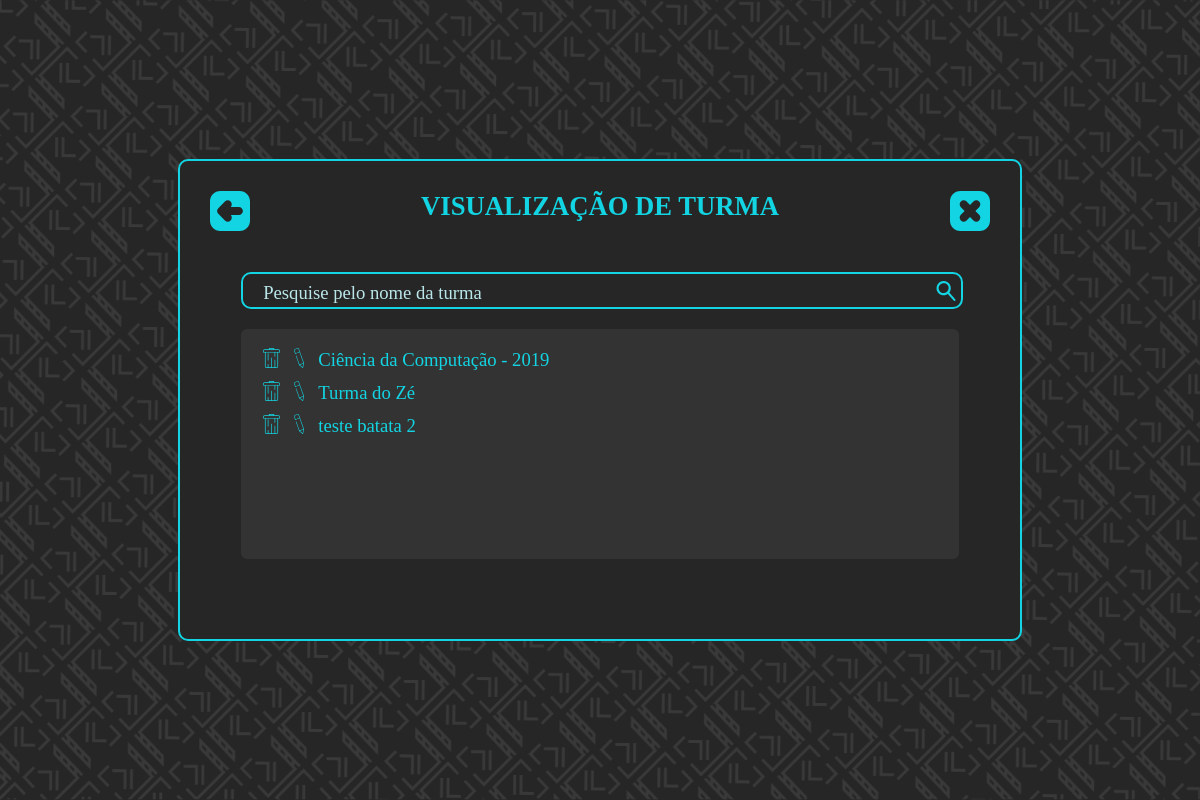
Page /src/pages/class/show_class (signed in) on the earlier database version.
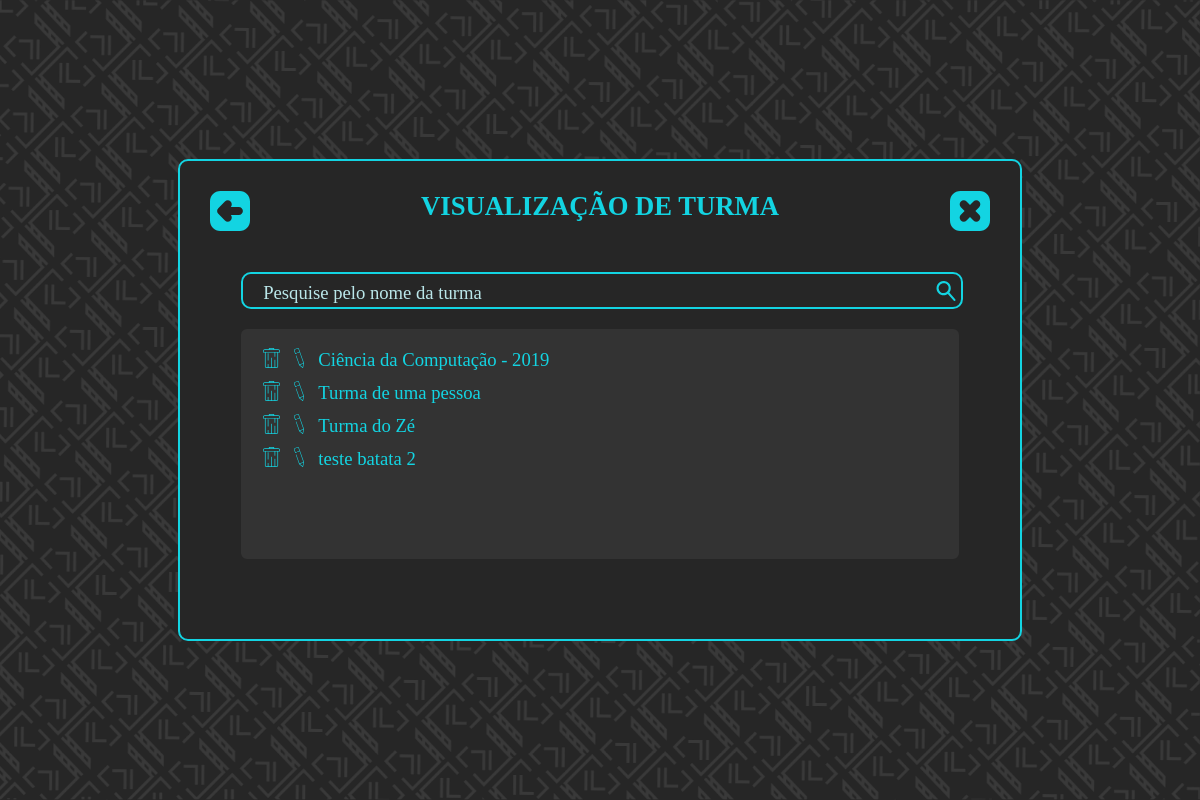
Same page on the later database version.
### tables this page shows
CREATE TABLE turma (
    id_turma   INTEGER      PRIMARY KEY AUTOINCREMENT
                            NOT NULL,
    nome_turma VARCHAR (60) NOT NULL,
    nome_curso VARCHAR (60),
    id_usuario INTEGER      REFERENCES usuario (id_usuario) 
);

### src/pages/class/show_class/index.php (the view, shortened to what this page needs)
<!DOCTYPE html>
<html lang="pt-br">
  <head>
    <link rel="stylesheet" type="text/css" href="../../../styles/styles.css">
  </head>
  <body>
    <?php
      function getClass($id_user){
      	try{
      		$pdo = new PDO('sqlite:'.$_SESSION['absolute_path_base'].'src/database/database.db');
      		$statement = $pdo->query("SELECT * FROM turma WHERE id_usuario='".$id_user."' ORDER BY nome_turma");
      		$rows = $statement->fetchAll(PDO::FETCH_ASSOC);
      	}catch(PDOException $e){
      		$rows = 0;
      		echo "<pre>";
      		echo $e;
      		echo "</pre>";
      	}
      	return $rows;
      }
      $rows = getClass($_SESSION['id_user']);
      ?>
    <section class="window">
      <div class="container all">
        <div class="title">VISUALIZAÇÃO DE TURMA</div>
        <div class="inner_container">
          <?php
            for ($i = 0; $i < count($rows); $i++) {
              $tr_id[] = "'".strtolower(str_replace(' ','',$rows[$i]['nome_turma']))."'";
            }
           ?>
          <div class="span_input_search">
            <input placeholder="Pesquise pelo nome da turma" type="text" class="input_number inner align_left" id="search" onkeyup="search([<?php echo implode(',', $tr_id); ?>])">
            <label class="search_label" for="search" class="">
            <img class="search_svg" src="../../../assets/Icons/pesquisar.svg">
          </label>
         </div>
          <?php
            echo '<div class="divList">';
            echo '<table class="view_table">';
            echo '<tbody>';
          	for ($i = 0; $i < count($rows); $i++) {
            echo '<tr id="'.str_replace("'", "",$tr_id[$i]).'">';
            echo '<td>';
            echo '<a onclick="return confirm(\'Deseja realmente apagar '. $rows[$i]["nome_turma"].'?\');" href="delete_class/settings.php?id_class='.$rows[$i]['id_turma'].'"><img src="../../../assets/Icons/excluir.svg" height=20></a>';
            echo '</td>';
            echo '<td>';
          	echo '<a href="edit_class?id_class='.$rows[$i]['id_turma'].'"><img src="../../../assets/Icons/editar.svg" height=20></a>';
            echo '</td>';
            echo '<td>';
          	echo $rows[$i]['nome_turma'];
            echo '</td>';
            echo '</tr>';
          	}
            echo '</tbody>';
            echo '</table>';
            echo '</div>';
          ?>
        </div>
        <a href='../../menu'><img src="../../../assets/Icons/voltar.svg" class="icon_voltar"></a>
        <a href='desconectar.php' onclick="return confirm('Tem certeza que deseja sair?')"><img src="../../../assets/Icons/fechar.svg" class="icon_fechar"></a>
      </div>
    </section>
  </body>
</html>

### src/styles/styles.css (style rules this page uses)
:root { --font_size: 20pt; --font_size_medium: 14pt; --main_color: #13D4E2; --second_color: #BAE6E9; --third_color: #f9f9f9; --bg_color_main: rgb(38, 38, 38); --bg_color_second: rgb(51, 51, 51); }
* { font-family:Calibri; font-size:var(--font_size); }
html { scroll-behavior: smooth; background-color: var(--bg_color_main); width: 100%; }
body { width: 100%; background-color: var(--bg_color_main); margin: 0px; }
input { background-color: var(--bg_color_main); }
.window { min-height: 100vh; display: flex; flex-direction: column; align-items: center; justify-content: center; background: url('../assets/BG_01.png') center center no-repeat fixed; background-color: var(--bg_main_color); -webkit-background-size: cover; -moz-background-size: cover; -o-background-size: cover; background-size: cover; }
table { border-collapse: collapse; }
.input_number { border:none; border-radius: 10px; color: var(--main_color); padding-left: 10px; padding-right: 10px; text-align: center; --length_container:min-content; width: 35px; }
.search_svg { cursor: pointer; width: 20px; padding: 5px; }
.span_input_search { position: relative; display: flex; flex-direction: row; align-items: center; justify-content: space-between; --length_container:min-content; width: 100%; border:solid 2px var(--main_color); border-radius: 10px; margin-bottom: 20px; }
.search_label { position: relative; display: flex; }
.container { background-color: var(--bg_color_main); position: relative; display: flex; text-align: center; flex-direction: column; --length_container:max-content; width: var(--length_container); height: var(--length_container); border-style: solid; padding: 30px; border-width: 2px; border-radius: 10px; border-color: var(--main_color); margin: 50px 0px; }
.inner_container { position: relative; display: flex; flex-direction: column; --length_container:max-content; height: var(--length_container); padding-left: 4%; padding-right: 4%; padding-top: 20px; margin-bottom: 20px; }
.inner { position: relative; width: 100%; }
.title { padding-bottom: 30px; font-weight: bold; color: var(--main_color); }
.icon_fechar { width: 40px; position: absolute; top: 30px; right: 30px; }
.icon_voltar { width: 40px; position: absolute; top: 30px; left: 30px; }
.all { width: 65%; }
.align_left { text-align: left; }
.view_table td { text-align: left; font-size: var(--font_size_medium); color: var(--main_color); padding: 0px 7px 2px 7px; }
.divList { height: 200px; overflow-y : scroll; background-color: var(--bg_color_second); border: solid 5px var(--bg_color_second); padding: 10px; border-radius: 6px 6px; margin-bottom: 30px; }
a { text-decoration: none; }

Differences in the rows shown:
added turma: nome_turma "Turma de uma pessoa"
